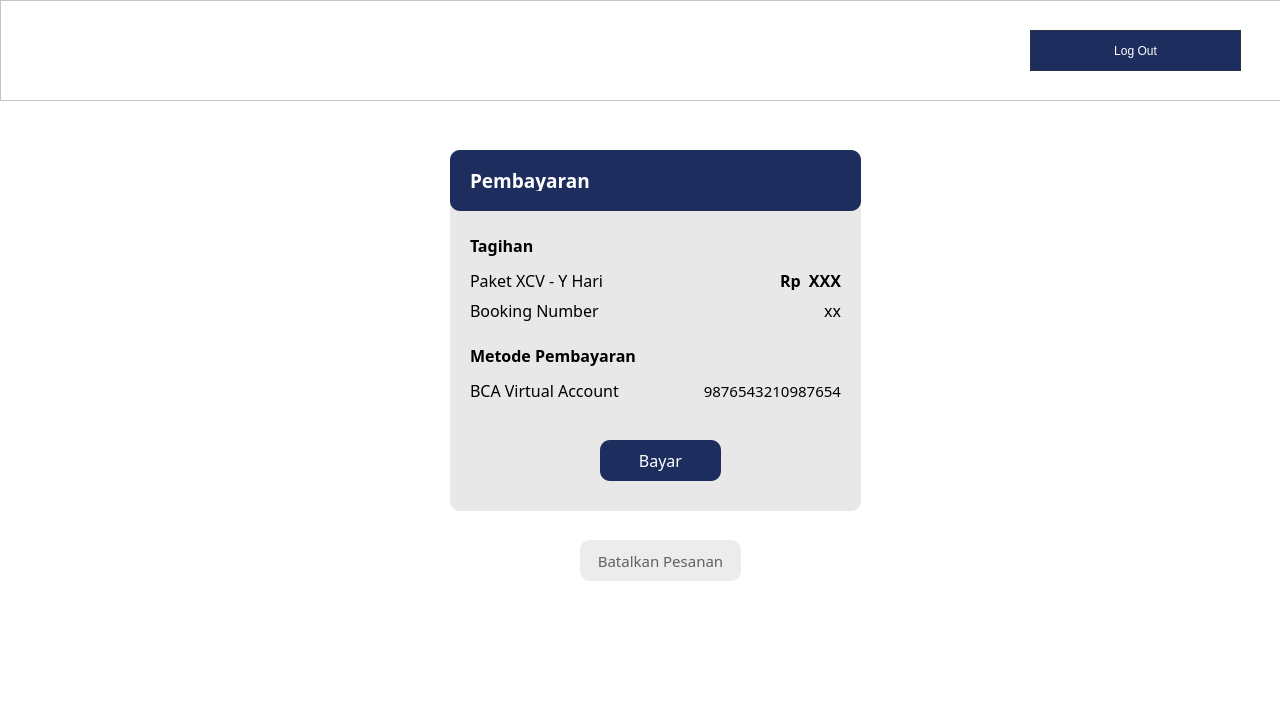
<?xml version="1.0" encoding="UTF-8"?>
<ui version="4.0">
 <class>Dialog</class>
 <widget class="QDialog" name="Dialog">
  <property name="geometry">
   <rect>
    <x>0</x>
    <y>0</y>
    <width>1280</width>
    <height>720</height>
   </rect>
  </property>
  <property name="windowTitle">
   <string>Dialog</string>
  </property>
  <property name="styleSheet">
   <string notr="true">background-color: rgb(255, 255, 255);</string>
  </property>
  <widget class="QFrame" name="tagihan">
   <property name="geometry">
    <rect>
     <x>450</x>
     <y>150</y>
     <width>411</width>
     <height>361</height>
    </rect>
   </property>
   <property name="styleSheet">
    <string notr="true">border-radius: 10px;
background-color: rgb(232, 232, 232);</string>
   </property>
   <widget class="QLabel" name="harga">
    <property name="geometry">
     <rect>
      <x>260</x>
      <y>120</y>
      <width>131</width>
      <height>20</height>
     </rect>
    </property>
    <property name="font">
     <font>
      <family>Mulish</family>
      <pointsize>12</pointsize>
      <weight>75</weight>
      <bold>true</bold>
     </font>
    </property>
    <property name="text">
     <string>Rp  XXX</string>
    </property>
    <property name="alignment">
     <set>Qt::AlignRight|Qt::AlignTrailing|Qt::AlignVCenter</set>
    </property>
   </widget>
   <widget class="QLabel" name="tagihantitle">
    <property name="geometry">
     <rect>
      <x>20</x>
      <y>80</y>
      <width>91</width>
      <height>31</height>
     </rect>
    </property>
    <property name="font">
     <font>
      <family>Mulish</family>
      <pointsize>12</pointsize>
      <weight>75</weight>
      <bold>true</bold>
     </font>
    </property>
    <property name="text">
     <string>Tagihan</string>
    </property>
   </widget>
   <widget class="QLabel" name="rincian">
    <property name="geometry">
     <rect>
      <x>20</x>
      <y>120</y>
      <width>181</width>
      <height>20</height>
     </rect>
    </property>
    <property name="font">
     <font>
      <family>Mulish</family>
      <pointsize>12</pointsize>
      <weight>50</weight>
      <bold>false</bold>
     </font>
    </property>
    <property name="text">
     <string>Paket XCV - Y Hari</string>
    </property>
   </widget>
   <widget class="QLabel" name="bank">
    <property name="geometry">
     <rect>
      <x>20</x>
      <y>230</y>
      <width>181</width>
      <height>20</height>
     </rect>
    </property>
    <property name="font">
     <font>
      <family>Mulish</family>
      <pointsize>12</pointsize>
      <weight>50</weight>
      <bold>false</bold>
     </font>
    </property>
    <property name="text">
     <string>BCA Virtual Account</string>
    </property>
   </widget>
   <widget class="QLabel" name="rekening">
    <property name="geometry">
     <rect>
      <x>210</x>
      <y>230</y>
      <width>181</width>
      <height>20</height>
     </rect>
    </property>
    <property name="font">
     <font>
      <family>Mulish ExtraBold</family>
      <pointsize>11</pointsize>
      <weight>10</weight>
      <italic>false</italic>
      <bold>false</bold>
     </font>
    </property>
    <property name="styleSheet">
     <string notr="true">font: 81 11pt &quot;Mulish ExtraBold&quot;;</string>
    </property>
    <property name="text">
     <string>&lt;html&gt;&lt;head/&gt;&lt;body&gt;&lt;p align=&quot;right&quot;&gt;9876543210987654&lt;/p&gt;&lt;/body&gt;&lt;/html&gt;</string>
    </property>
   </widget>
   <widget class="QLabel" name="label">
    <property name="geometry">
     <rect>
      <x>20</x>
      <y>150</y>
      <width>141</width>
      <height>21</height>
     </rect>
    </property>
    <property name="font">
     <font>
      <family>Mulish</family>
      <pointsize>12</pointsize>
     </font>
    </property>
    <property name="text">
     <string>Booking Number</string>
    </property>
   </widget>
   <widget class="QLabel" name="bookingNumber">
    <property name="geometry">
     <rect>
      <x>250</x>
      <y>150</y>
      <width>141</width>
      <height>21</height>
     </rect>
    </property>
    <property name="font">
     <font>
      <family>Mulish</family>
      <pointsize>12</pointsize>
     </font>
    </property>
    <property name="text">
     <string>xx</string>
    </property>
    <property name="alignment">
     <set>Qt::AlignRight|Qt::AlignTrailing|Qt::AlignVCenter</set>
    </property>
   </widget>
   <widget class="QPushButton" name="bayar">
    <property name="geometry">
     <rect>
      <x>150</x>
      <y>290</y>
      <width>121</width>
      <height>41</height>
     </rect>
    </property>
    <property name="font">
     <font>
      <family>Mulish ExtraBold</family>
      <pointsize>12</pointsize>
      <weight>10</weight>
      <italic>false</italic>
      <bold>false</bold>
     </font>
    </property>
    <property name="cursor">
     <cursorShape>PointingHandCursor</cursorShape>
    </property>
    <property name="styleSheet">
     <string notr="true">font: 81 12pt &quot;Mulish ExtraBold&quot;;
color: white;
background-color: rgb(29, 45, 94);
border-radius: 10px</string>
    </property>
    <property name="text">
     <string>Bayar</string>
    </property>
   </widget>
   <widget class="QGroupBox" name="labelbayar">
    <property name="geometry">
     <rect>
      <x>0</x>
      <y>0</y>
      <width>411</width>
      <height>61</height>
     </rect>
    </property>
    <property name="styleSheet">
     <string notr="true">background-color: rgb(29, 45, 94); border-radius: 10px</string>
    </property>
    <property name="title">
     <string/>
    </property>
    <widget class="QLabel" name="titlePembayaran">
     <property name="geometry">
      <rect>
       <x>20</x>
       <y>20</y>
       <width>121</width>
       <height>21</height>
      </rect>
     </property>
     <property name="font">
      <font>
       <family>Mulish</family>
       <pointsize>14</pointsize>
       <weight>75</weight>
       <bold>true</bold>
      </font>
     </property>
     <property name="styleSheet">
      <string notr="true">color: white</string>
     </property>
     <property name="text">
      <string>Pembayaran</string>
     </property>
    </widget>
   </widget>
   <widget class="QLabel" name="tagihantitle_2">
    <property name="geometry">
     <rect>
      <x>20</x>
      <y>190</y>
      <width>191</width>
      <height>31</height>
     </rect>
    </property>
    <property name="font">
     <font>
      <family>Mulish</family>
      <pointsize>12</pointsize>
      <weight>75</weight>
      <bold>true</bold>
     </font>
    </property>
    <property name="text">
     <string>Metode Pembayaran</string>
    </property>
   </widget>
  </widget>
  <widget class="QPushButton" name="cancel">
   <property name="geometry">
    <rect>
     <x>580</x>
     <y>540</y>
     <width>161</width>
     <height>41</height>
    </rect>
   </property>
   <property name="font">
    <font>
     <family>Mulish ExtraBold</family>
     <pointsize>11</pointsize>
     <weight>10</weight>
     <italic>false</italic>
     <bold>false</bold>
    </font>
   </property>
   <property name="cursor">
    <cursorShape>PointingHandCursor</cursorShape>
   </property>
   <property name="styleSheet">
    <string notr="true">font: 81 11pt &quot;Mulish ExtraBold&quot;;
color: rgb(97, 97, 97);
background-color: rgb(236, 236, 236);
border-radius: 10px</string>
   </property>
   <property name="text">
    <string>Batalkan Pesanan</string>
   </property>
  </widget>
  <widget class="QFrame" name="frame">
   <property name="geometry">
    <rect>
     <x>0</x>
     <y>0</y>
     <width>1281</width>
     <height>101</height>
    </rect>
   </property>
   <property name="styleSheet">
    <string notr="true">background: #FFFFFF;</string>
   </property>
   <property name="frameShape">
    <enum>QFrame::StyledPanel</enum>
   </property>
   <property name="frameShadow">
    <enum>QFrame::Raised</enum>
   </property>
   <widget class="QPushButton" name="logoutbutton">
    <property name="geometry">
     <rect>
      <x>1030</x>
      <y>30</y>
      <width>211</width>
      <height>41</height>
     </rect>
    </property>
    <property name="styleSheet">
     <string notr="true">QPushButton{ 
	background-color: #1D2D5E; color:#FFFFFF;
	font: 15pt &quot;Mulish&quot;;
	border-radius: 13.25760269165039px;
	border: 1.4px solid #2B3242;
}

 QPushButton:hover {
	background-color: #4A577E; color:#fff;
	border: 1.4px solid #2B3242;
 }</string>
    </property>
    <property name="text">
     <string>Log Out</string>
    </property>
   </widget>
   <widget class="QLabel" name="label_2">
    <property name="geometry">
     <rect>
      <x>50</x>
      <y>30</y>
      <width>141</width>
      <height>41</height>
     </rect>
    </property>
    <property name="text">
     <string/>
    </property>
    <property name="pixmap">
     <pixmap>../img/logo aksel.png</pixmap>
    </property>
    <property name="scaledContents">
     <bool>true</bool>
    </property>
   </widget>
  </widget>
 </widget>
 <resources/>
 <connections/>
</ui>
